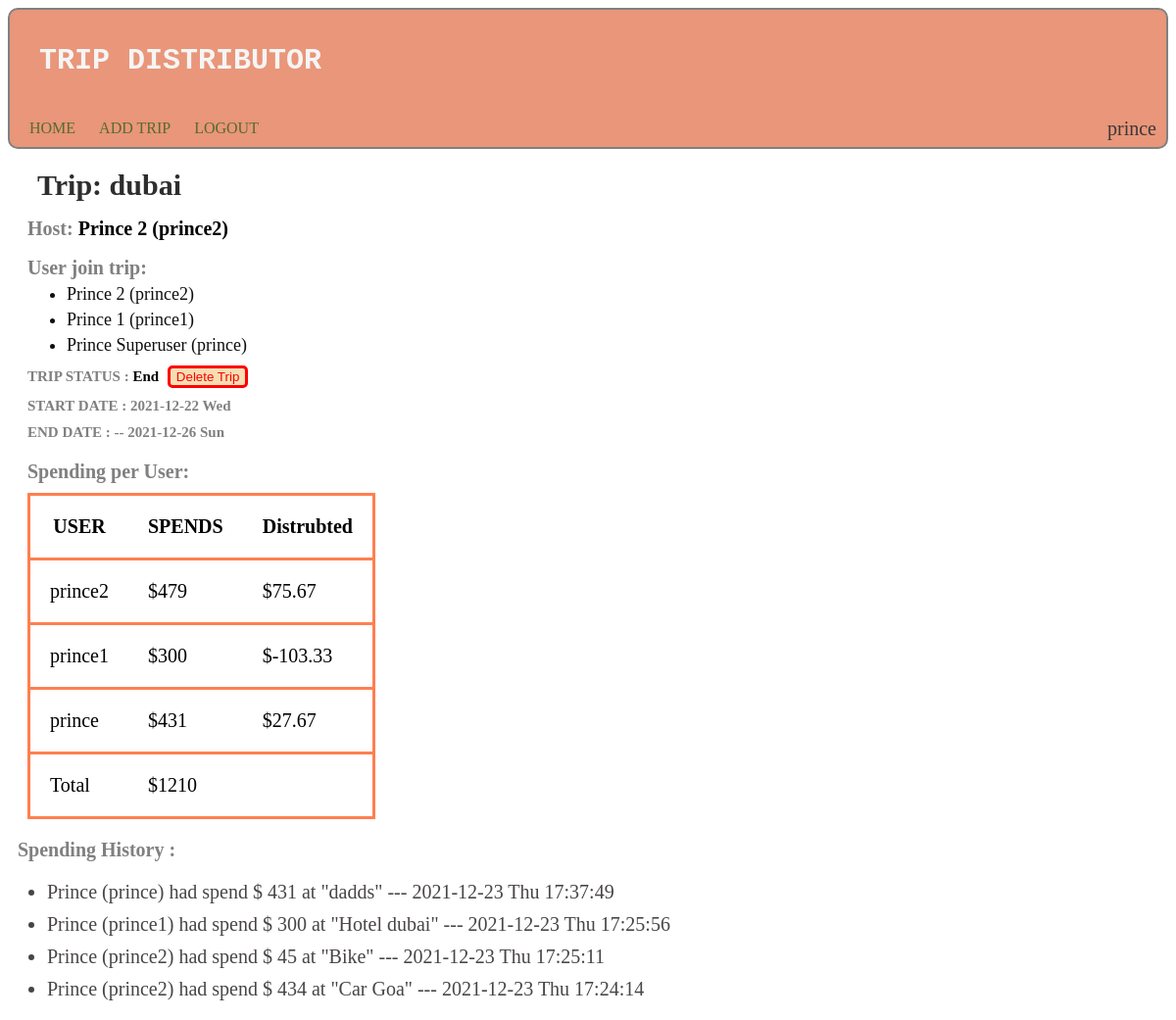
Page /trip/6 (signed in) on the committed database.
### trip_distributer/models.py (models this page shows)
class User(AbstractUser):
    pass

class Trip(models.Model):
    trip_name = models.CharField(max_length=120)
    user_tohost = models.ForeignKey(User, on_delete=models.CASCADE , related_name="users_host_trip" )
    user_ontrip  = models.ManyToManyField(User , related_name="users_ontrip")
    status = models.CharField(max_length=20 , default="current")
    start_date = models.DateField()
    end_date = models.DateField(null=True, blank=True)

class Spending(models.Model):
    trip = models.ForeignKey(Trip ,  on_delete=models.CASCADE , related_name="trip_spend")
    user = models.ForeignKey( User , on_delete=models.CASCADE , related_name="user_spend")
    description = models.CharField(null=False , max_length=300)
    spend = models.IntegerField(null=False)
    date_time = models.DateTimeField()

### trip_distributer/views.py (the view)
# urls.py: path("trip/<int:tripid>" , views.trip_view , name="view_trip"),
@csrf_exempt
@login_required(login_url='')
def trip_view(request, tripid):
    trip= Trip.objects.get(id= tripid)
    users_on_trip = list(trip.user_ontrip.all())
    total_spend = 0
    for spend in trip.trip_spend.all() :
        total_spend += spend.spend
    print(total_spend)
    a = {}
    for user in users_on_trip:
        user_total_spend= 0
        print(user.user_spend.filter(trip = trip))
        for user_spend in user.user_spend.filter(trip = trip):
            user_total_spend += user_spend.spend
        a[user.username] = [ round(user_total_spend ,2 ) , round(user_total_spend -(total_spend/len(users_on_trip)), 2 )]
    print(a)
    if request.user in users_on_trip:
        return render(request , "trip_distributer/trip.html" , {
            "trip" : trip,
            "total_spend":total_spend,
            "users_spend":a
        })

### trip_distributer/templates/trip_distributer/trip.html (shortened to what this page needs)
{% extends "trip_distributer/layout.html" %}
{% load static %}
{% block body %}
<div id="trip_detail">
<h2 id="trip_name"> Trip: {{ trip.trip_name }}</h2>
<H2 id="trip_host"> Host: <a style="color: black;"> {{ trip.user_tohost.first_name.capitalize }} {{ trip.user_tohost.last_name.capitalize }} ({{ trip.user_tohost }})</a></H2>
<h4 style="margin: 0px; font-size: 20px;">User join trip: </h4>
<ul style="margin: 0px; font-size: 18px; ">
    {% for user in trip.user_ontrip.all %}
        <li style="color: rgb(15, 15, 15); margin-top: 5px;">
        {{ user.first_name.capitalize }} {{ user.last_name.capitalize }} ({{ user.username }})
        </li>
    {% endfor %}
</ul>
<h3>TRIP STATUS :<a style="color: black;"> {{ trip.status.capitalize }}</a> {% if trip.status == "end" %}<button id="delete_trip" class="end_trip" onclick="return delete_trip(event , '{{trip.id}}')">Delete Trip</button>{% endif %}</h3>
<h3>START DATE : {{ trip.start_date|date:'Y-m-d D' }}</h3>
<h3>END DATE : -- {{ trip.end_date|date:'Y-m-d D' }}</h3>
</div>
<div id="users_spendings">
    <h3>Spending per User: </h3>
    <table>
        <tr>
            <th>
                USER
            </th>
            <th>
                SPENDS
            </th>
            <th>
                Distrubted
            </th>
        </tr>
        {% for user ,spend in users_spend.items %}
        <tr>
            <td>
                {{user}}
            </td>
            <td>
                ${{ spend.0 }}
            </td>
            <td>
                ${{ spend.1  }}
            </td>
        </tr>
        {% endfor %}
        <tr>
            <td>Total</td>
            <td>${{ total_spend}}</td>
            <td></td>
        </tr>
    </table>
</div>
<div id = "spending">
    <h3>Spending History :</h3>
    <ul id="spend_history">
        {% for spending in trip.trip_spend.all|dictsortreversed:"date_time" %}
        <li> {{ spending.user.first_name.capitalize }} ({{spending.user }}) had spend $ {{ spending.spend }} at "{{ spending.description }}"  --- {{ spending.date_time|date:'Y-m-d D H:i:s' }} </li>
        {% endfor %}
    </ul>
</div>
{% endblock %}

### trip_distributer/templates/trip_distributer/layout.html (shortened to what this page needs)
{% load static %}
<html>
    <head>
        <link href="{% static 'trip_distributer/style.css' %}" rel="stylesheet">
    </head>
    <body>
        <p class="p1"><span class="s1">{% load static %} {% block script %} {% endblock %}</span></p>
        <div id="navigation">
            <h2> TRIP DISTRIBUTOR </h2><br>
            {% if request.user.is_authenticated %}
            <div id="options">
                <a href="{% url 'index' request.user %}">HOME</a>
                <a href="{% url 'addtrip' %}">ADD TRIP</a>
                <a href="{% url 'logout' %}">LOGOUT</a>
                <p style="color: rgb(58, 56, 56); display: block; position: relative; float: right; margin-top: -2px; font-size: 20px;"> {{ request.user }} </p>
            </div>
            {% endif %}
        </div>
        {% block body %}
        {% endblock %}
    </body>
</html>

### trip_distributer/static/trip_distributer/style.css (style rules this page uses)
#navigation { background-color: darksalmon; padding: 10px; border: 2px solid grey; border-radius: 10px; }
#navigation h2 { color: whitesmoke; font-size: 30px; font-family: 'Courier New', Courier, monospace; margin-left: 20px; }
#navigation a { text-decoration: none; color:darkolivegreen; font-family:Georgia, 'Times New Roman', Times, serif; margin: 10px; }
#trip_detail { font-size: 14px; color: grey; margin-left: 20px; }
#trip_detail #trip_name { font-size: 30px; font-family: Georgia, 'Times New Roman', Times, serif; color: rgb(46, 46, 46); margin: 10px; margin-top: 20px; }
#trip_detail #trip_host { font-size: 20px; font-family: Georgia, 'Times New Roman', Times, serif; }
.end_trip { position: relative; margin: 0px; border: 3px solid red; border-radius: 5px; background-color: wheat; color: red; margin-left: 5px; }
h3 { margin: 0px; margin-top: 10px; font-family: Georgia, 'Times New Roman', Times, serif; font-size: 15px; }
#users_spendings { margin: 20px; }
#users_spendings h3 { color: grey; font-family: Georgia, 'Times New Roman', Times, serif; font-size: 20px; margin-bottom:10px ; }
#users_spendings table { font-size: 20px; }
#users_spendings table ,#users_spendings tr { border: 3px solid coral; border-collapse: collapse; }
#users_spendings td, #users_spendings th { padding: 20px; }
#spending h3 { color: grey; font-size: 20px; font-family: Georgia, 'Times New Roman', Times, serif; margin-left: 10px; }
#spending { font-size: 20px; font-family: Georgia, 'Times New Roman', Times, serif; }
#spending li { margin-top: 10px; color: rgb(73, 69, 69); }

### rows in the picture
User: user "prince", first_name "Prince", last_name "Superuser", username "prince", users_spend "prince"
Trip: trip_name "dubai", user_tohost.first_name "Prince", user_tohost.last_name "2", user_tohost "prince2", status "End", start_date "2021-12-22 Wed", end_date "2021-12-26 Sun"
User: first_name "Prince", last_name "2", username "prince2", users_spend "prince2"
User: first_name "Prince", last_name "1", username "prince1", users_spend "prince1"
Spending: user.first_name "Prince", user "prince", spend "431", description "dadds", date_time "2021-12-23 Thu 17:37:49"
Spending: user.first_name "Prince", user "prince1", spend "300", description "Hotel dubai", date_time "2021-12-23 Thu 17:25:56"
Spending: user.first_name "Prince", user "prince2", spend "45", description "Bike", date_time "2021-12-23 Thu 17:25:11"
Spending: user.first_name "Prince", user "prince2", spend "434", description "Car Goa", date_time "2021-12-23 Thu 17:24:14"

### other values in the picture
{{ spend.0 }} "479" "300" "431"
{{ spend.1 }} "75.67" "-103.33" "27.67"
{{ total_spend }} "1210"
